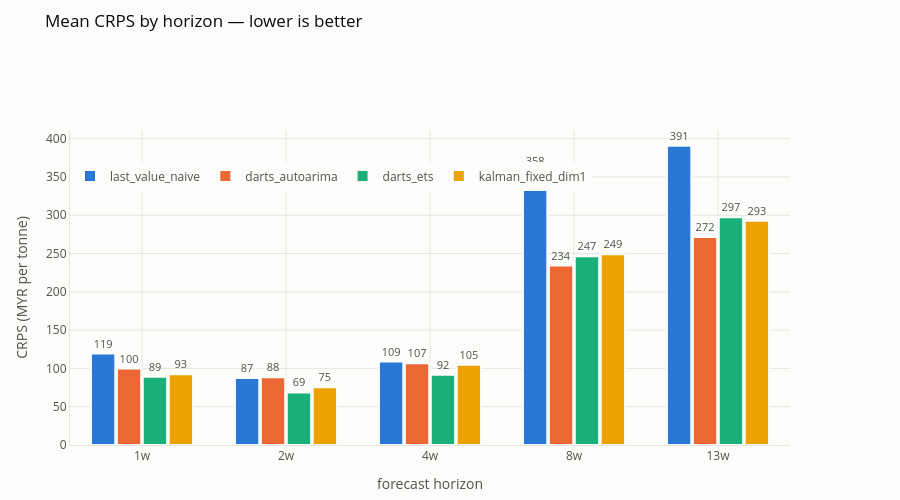

The notebook cell this image was saved under:
### Markdown cell above
---
## 5. The pictures

CRPS by horizon first: the crossover between the naive and everything else is
the story of this series -- a random walk is near-unbeatable at 1-2 weeks, and
honest uncertainty pays from 4 weeks out.

### Code cell
core = frame[frame.predictor.isin(["last_value_naive", "darts_ets", "darts_autoarima", "kalman_fixed_dim1"])]
plot_crps_by_horizon(core)

### Figure 1 — Plotly figure (JSON) as saved in the notebook; plotly's stock layout.template omitted (floating-point values rounded to 4 significant figures)
{"data": [{"hovertemplate": "last_value_naive<br>%{x} ahead<br>CRPS <b>%{y:,.1f}</b><extra></extra>", "marker": {"color": "#2a78d6", "line": {"color": "#fcfcfb", "width": 2}}, "name": "last_value_naive", "text": ["119", "87", "109", "358", "391"], "textfont": {"color": "#52514e", "size": 11}, "textposition": "outside", "type": "bar", "x": ["1w", "2w", "4w", "8w", "13w"], "y": [119.4, 87.43, 108.9, 357.8, 390.8]}, {"hovertemplate": "darts_autoarima<br>%{x} ahead<br>CRPS <b>%{y:,.1f}</b><extra></extra>", "marker": {"color": "#eb6834", "line": {"color": "#fcfcfb", "width": 2}}, "name": "darts_autoarima", "text": ["100", "88", "107", "234", "272"], "textfont": {"color": "#52514e", "size": 11}, "textposition": "outside", "type": "bar", "x": ["1w", "2w", "4w", "8w", "13w"], "y": [99.77, 88.45, 106.7, 234.4, 271.5]}, {"hovertemplate": "darts_ets<br>%{x} ahead<br>CRPS <b>%{y:,.1f}</b><extra></extra>", "marker": {"color": "#1baf7a", "line": {"color": "#fcfcfb", "width": 2}}, "name": "darts_ets", "text": ["89", "69", "92", "247", "297"], "textfont": {"color": "#52514e", "size": 11}, "textposition": "outside", "type": "bar", "x": ["1w", "2w", "4w", "8w", "13w"], "y": [89.2, 68.58, 91.58, 246.6, 297.5]}, {"hovertemplate": "kalman_fixed_dim1<br>%{x} ahead<br>CRPS <b>%{y:,.1f}</b><extra></extra>", "marker": {"color": "#eda100", "line": {"color": "#fcfcfb", "width": 2}}, "name": "kalman_fixed_dim1", "text": ["93", "75", "105", "249", "293"], "textfont": {"color": "#52514e", "size": 11}, "textposition": "outside", "type": "bar", "x": ["1w", "2w", "4w", "8w", "13w"], "y": [92.53, 75.43, 104.7, 249.2, 292.8]}], "layout": {"bargap": 0.28, "bargroupgap": 0.06, "barmode": "group", "font": {"color": "#52514e", "size": 12}, "height": 500, "hovermode": "closest", "legend": {"orientation": "h", "x": 0, "xanchor": "left", "y": 0.9, "yanchor": "top"}, "margin": {"b": 55, "l": 70, "r": 110, "t": 130}, "paper_bgcolor": "#fcfcfb", "plot_bgcolor": "#fcfcfb", "title": {"font": {"color": "#0b0b0b", "size": 17}, "text": "Mean CRPS by horizon — lower is better", "y": 0.97, "yanchor": "top"}, "xaxis": {"gridcolor": "#e6e5e1", "linecolor": "#e6e5e1", "showspikes": false, "title": {"text": "forecast horizon"}, "zeroline": false}, "yaxis": {"gridcolor": "#e6e5e1", "linecolor": "#e6e5e1", "showspikes": false, "title": {"text": "CRPS (MYR per tonne)"}, "zeroline": false}}}
